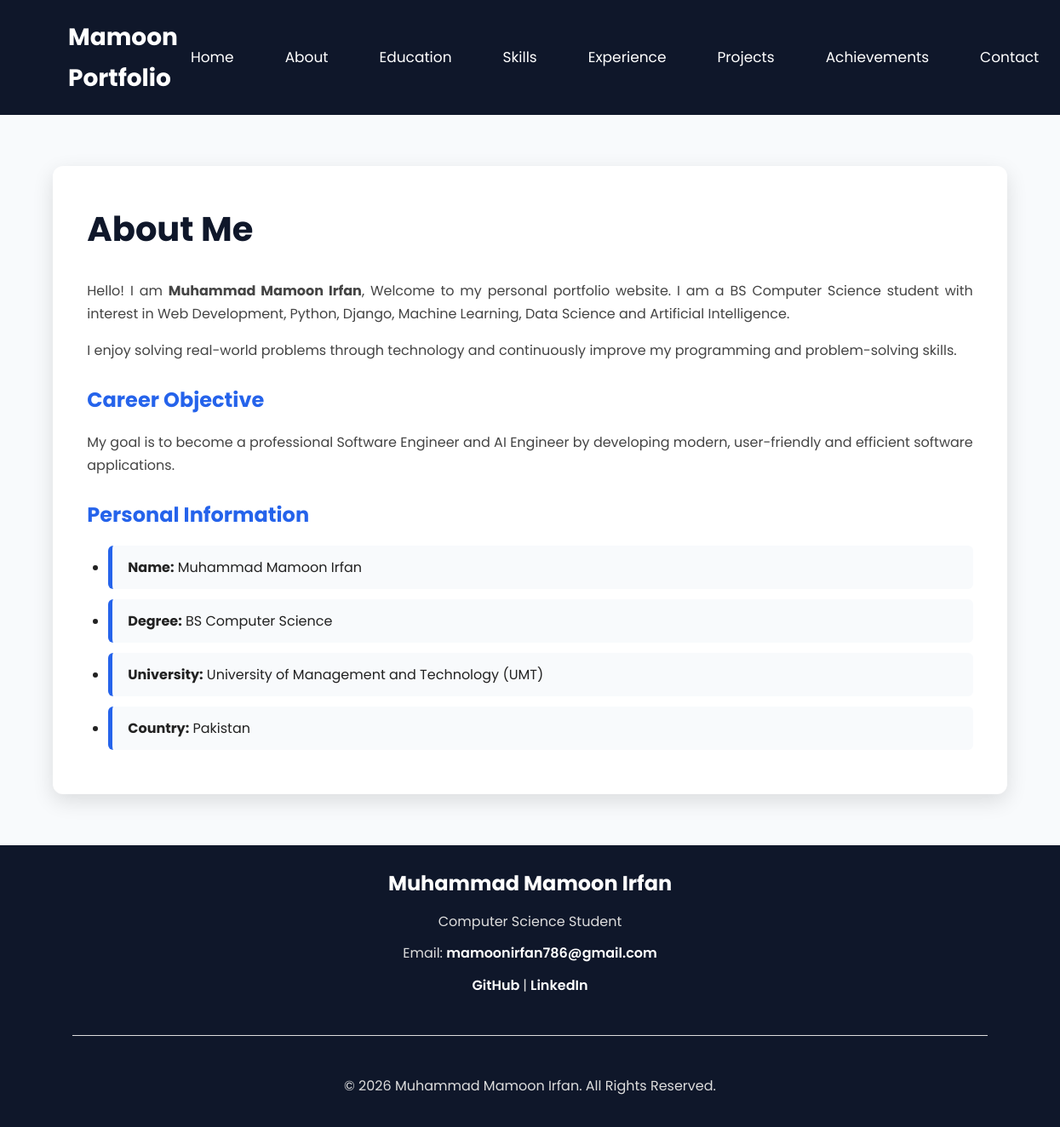
The page /about/ on the database its author committed.
### bio/models.py (models this page shows, shortened)
class Bio(models.Model):
    name = models.CharField(max_length=100)
    job_title = models.CharField(max_length=100)
    profile_picture = models.ImageField(upload_to="profile/")
    description = models.TextField()
    career_objective = models.TextField()
    degree = models.CharField(max_length=100)
    university = models.CharField(max_length=200)
    country = models.CharField(max_length=100)
    email = models.EmailField()
    university_email = models.EmailField()
    phone = models.CharField(max_length=20, blank=True)
    github = models.URLField()
    linkedin = models.URLField()
    resume = models.FileField(upload_to="resume/")

### bio/views.py (the view)
# urls.py: path('about/', views.about, name='about'),
def about(request):
    bio = Bio.objects.first()
    return render(request, "about.html", {
        "bio": bio
    })

### templates/about.html (shortened to what this page needs)
{% load static %}
<!DOCTYPE html>
<html lang="en">
<head>
    <link rel="stylesheet" href="{% static 'css/style.css' %}">
</head>
<body>
<header>
    <div class="logo">
        <h2>Mamoon Portfolio</h2>
    </div>
    <nav>
        <ul>
            <li><a href="{% url 'home' %}">Home</a></li>
            <li><a href="{% url 'about' %}">About</a></li>
            <li><a href="{% url 'education' %}">Education</a></li>
            <li><a href="{% url 'skills' %}">Skills</a></li>
            <li><a href="{% url 'experience' %}">Experience</a></li>
            <li><a href="{% url 'projects' %}">Projects</a></li>
            <li><a href="{% url 'achievements' %}">Achievements</a></li>
            <li><a href="{% url 'contact' %}">Contact</a></li>
        </ul>
    </nav>
</header>
<main>
    <section class="page">
        <h1>About Me</h1>
        <p>
            Hello! I am <strong>{{ bio.name }}</strong>,
            {{ bio.description }}
        </p>
        <p>
            I enjoy solving real-world problems through technology and
            continuously improve my programming and problem-solving skills.
        </p>
        <h2>Career Objective</h2>
        <p>
            {{ bio.career_objective }}
        </p>
        <h2>Personal Information</h2>
        <ul>
            <li><strong>Name:</strong> {{ bio.name }}</li>
            <li><strong>Degree:</strong> {{ bio.degree }}</li>
            <li><strong>University:</strong> {{ bio.university }}</li>
            <li><strong>Country:</strong> {{ bio.country }}</li>
        </ul>
    </section>
</main>
<footer>
    <div class="footer-content">
        <h2>{{ bio.name }}</h2>
        <p>
            {{ bio.job_title }}
        </p>
        <p>
            Email:
            <a href="mailto:{{ bio.email }}">
                {{ bio.email }}
            </a>
        </p>
        <p>
            <a href="{{ bio.github }}"
               target="_blank"
               rel="noopener noreferrer">
                GitHub
            </a>
            |
            <a href="{{ bio.linkedin }}"
               target="_blank"
               rel="noopener noreferrer">
                LinkedIn
            </a>
        </p>
        <hr>
        <p>
            &copy; 2026 {{ bio.name }}.
            All Rights Reserved.
        </p>
    </div>
</footer>
</body>
</html>

### static/css/style.css (style rules this page uses)
:root { --primary:#0f172a; --secondary:#2563eb; --white:#ffffff; --light:#f8fafc; --gray:#64748b; --shadow:0 8px 25px rgba(0,0,0,.12); }
* { margin:0; padding:0; box-sizing:border-box; }
body { font-family:'Poppins',sans-serif; background:var(--light); color:#222; line-height:1.7; }
a { text-decoration:none; }
ul { list-style:none; }
header { background:var(--primary); display:flex; justify-content:space-between; align-items:center; padding:20px 80px; position:sticky; top:0; z-index:1000; }
.logo h2 { color:white; font-size:28px; font-weight:700; }
nav ul { display:flex; gap:30px; }
nav ul li a { color:white; font-size:17px; transition:.3s; padding:8px 15px; border-radius:5px; }
.page { width:90%; margin:60px auto; background:white; padding:40px; border-radius:12px; box-shadow:var(--shadow); }
.page h1 { color:var(--primary); margin-bottom:25px; font-size:40px; }
.page h2 { color:var(--secondary); margin-top:25px; margin-bottom:15px; }
.page p { margin-bottom:15px; color:#444; text-align:justify; }
.page ul { list-style:disc; margin-left:25px; }
.page li { margin-bottom:10px; }
.page ul li { background:#f8fafc; padding:12px 18px; margin-bottom:12px; border-left:5px solid var(--secondary); border-radius:6px; transition:.3s; }
hr { margin:30px 0; border:none; height:1px; background:#ddd; }
footer { background:var(--primary); color:white; text-align:center; padding:25px; margin-top:60px; }
hr { margin:45px 0; border:none; border-top:1px solid #ddd; }
.footer-content { width:90%; margin:auto; text-align:center; }
.footer-content h2 { color:white; margin-bottom:10px; }
.footer-content p { color:#ddd; margin-bottom:10px; }
.footer-content a { color:white; font-weight:600; }

### rows shown on the page
Bio: name "Muhammad Mamoon Irfan", description "Welcome to my personal portfolio website. I am a BS Computer Science student with interest in Web Development, Python, Django, Machine Learning, Data Science and Artificial Intelligence.", career_objective "My goal is to become a professional Software Engineer and AI Engineer by developing modern, user-friendly and efficient software applications.", degree "BS Computer Science", university "University of Management and Technology (UMT)", country "Pakistan", job_title "Computer Science Student", email "mamoonirfan786@gmail.com"
